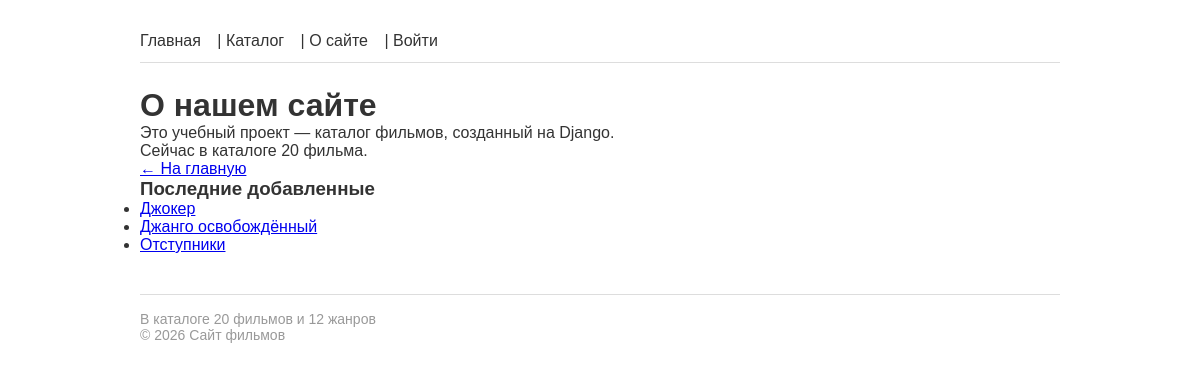
The page /about/ on the database its author committed.
### films/models.py (models this page shows, shortened)
class Film(models.Model):
    title = models.CharField(max_length=200, verbose_name='Название')
    year = models.PositiveIntegerField(validators=[validate_film_year], verbose_name='Год выпуска')
    description = models.TextField(blank=True, verbose_name='Описание')
    rating = models.DecimalField(max_digits=3, decimal_places=1, default=0.0, verbose_name='Рейтинг')
    slug = models.SlugField(max_length=200, unique=True, blank=True)
    poster = models.ImageField(
        upload_to='posters/',
        blank=True,
        validators=[
                validate_file_size,
                FileExtensionValidator(allowed_extensions=['jpg', 'jpeg', 'png', 'webp'])
            ],
        verbose_name='Постер'
    )
    created_at = models.DateTimeField(auto_now_add=True, verbose_name='Дата добавления')
    director = models.ForeignKey(
        'Director', on_delete=models.SET_NULL, null=True, blank=True,
        related_name='films', verbose_name='Режиссёр'
    )
    genres = models.ManyToManyField('Genre', blank=True, related_name='films', verbose_name='Жанры')
    actors = models.ManyToManyField('Actor', blank=True, related_name='films', verbose_name='Актёры')
    objects = FilmManager()
    class Meta:
        ordering = ['-year']
        verbose_name = 'Фильм'
        verbose_name_plural = 'Фильмы'
        permissions = [
            ('can_feature_film', 'Может выделять фильм в подборку'),
        ]
    def get_absolute_url(self):
        return reverse('films:film_detail', kwargs={'slug': self.slug})

### films/views.py (the view)
# urls.py: path('about/', views.AboutView.as_view(), name='about'),
class AboutView(TemplateView):
    template_name = 'films/about.html'
    def get_context_data(self, **kwargs):
        context = super().get_context_data(**kwargs)
        context['title'] = 'О нашем сайте'
        context['film_count'] = Film.objects.count()
        return context

### films/context_processors.py (called while the page is built)
def catalog_stats(request):
    return {
        'total_films': Film.objects.count(),
        'total_genres': Genre.objects.count(),
    }

def user_profile(request):
    if request.user.is_authenticated:
        try:
            profile = request.user.profile
        except Exception:
            profile = None
        return {'user_profile': profile}
    return {'user_profile': None}

### films/models.py (called while the page is built)
    def recent(self, count=5):
        return self.order_by('-created_at')[:count]

### films/templatetags/film_tags.py (called while the page is built)
@register.simple_tag
def current_year():
    return datetime.date.today().year

@register.inclusion_tag('films/includes/latest_films.html')
def latest_films(count=3):
    films = Film.objects.recent(count)
    return {'films': films}

### films/templates/films/about.html (shortened to what this page needs)
{% extends 'base.html' %}
{% block content %}
    <h1>{{ title }}</h1>
    <p>Это учебный проект — каталог фильмов, созданный на Django.</p>
    <p>Сейчас в каталоге {{ film_count }} фильма.</p>
    <a href="{% url 'films:index' %}">← На главную</a>
{% endblock %}

### films/templates/films/includes/latest_films.html
{% load film_tags %}
<div class="latest-films">
    <h3>Последние добавленные</h3>
    <ul>
    {% for film in films %}
        <li><a href="{{ film.get_absolute_url }}">{{ film.title }}</a></li>
    {% empty %}
        <li>Фильмов пока нет.</li>
    {% endfor %}
    </ul>
</div>

### static/css/base.css (style rules this page uses)
* { box-sizing: border-box; margin: 0; padding: 0; }
body { font-family: Arial, sans-serif; max-width: 960px; margin: 0 auto; padding: 20px; color: #333; }

### rows shown on the page
Film: title "Джокер"
Film: title "Джанго освобождённый"
Film: title "Отступники"

### other values the page prints
{{ title }} "О нашем сайте"
{{ film_count }} "20"
{{ total_films }} "20"
{{ total_genres }} "12"
